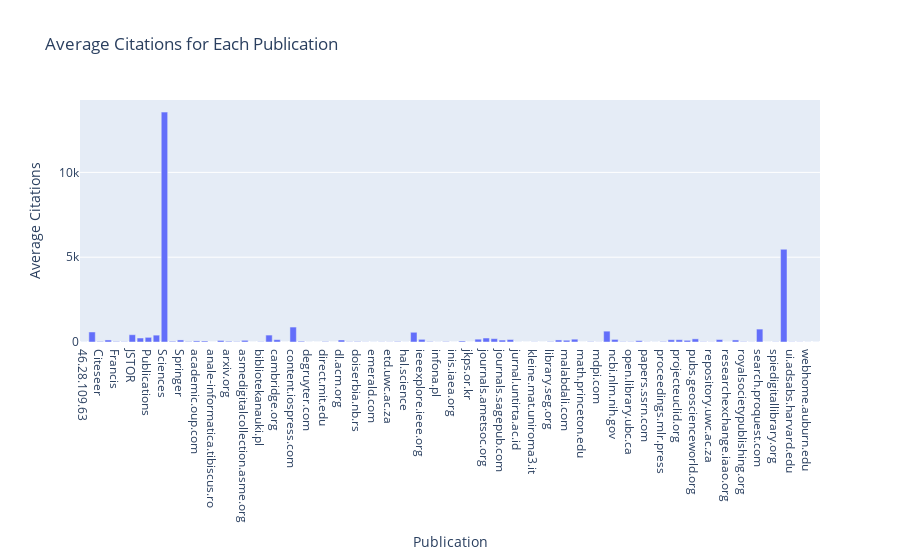

The notebook cell this image was saved under:
### Code cell
# Create a bar chart using Plotly
fig = px.bar(avg_citations_per_publication, x='Publication', y='Num_citation', 
             labels={'Publication': 'Publication', 'Num_citation': 'Average Citations'},
             title='Average Citations for Each Publication')
fig.show()

### Figure 1 — Plotly figure (JSON) as saved in the notebook; plotly's stock layout.template omitted (floating-point values rounded to 4 significant figures)
{"data": [{"alignmentgroup": "True", "hovertemplate": "Publication=%{x}<br>Average Citations=%{y}<extra></extra>", "legendgroup": "", "marker": {"color": "#636efa", "pattern": {"shape": ""}}, "name": "", "offsetgroup": "", "orientation": "v", "showlegend": false, "textposition": "auto", "type": "bar", "x": ["46.28.109.63", "APS", "Citeseer", "Elsevier", "Francis", "IET", "JSTOR", "Library", "Publications", "SIAM", "Sciences", "Scientific", "Springer", "academia.edu", "academic.oup.com", "ams.org", "anale-informatica.tibiscus.ro", "arc.aiaa.org", "arxiv.org", "ascelibrary.org", "asmedigitalcollection.asme.org", "atcm.mathandtech.org", "bibliotekanauki.pl", "books.google.com", "cambridge.org", "ch.whu.edu.cn", "content.iospress.com", "core.ac.uk", "degruyter.com", "dialnet.unirioja.es", "direct.mit.edu", "diva-portal.org", "dl.acm.org", "dml.mathdoc.fr", "doiserbia.nb.rs", "elibrary.ru", "emerald.com", "emis.de", "etd.uwc.ac.za", "grafar.grf.bg.ac.rs", "hal.science", "hindawi.com", "ieeexplore.ieee.org", "ijcaonline.com", "infona.pl", "ingentaconnect.com", "inis.iaea.org", "iopscience.iop.org", "jkps.or.kr", "jmlr.org", "journals.ametsoc.org", "journals.plos.org", "journals.sagepub.com", "jp4.journaldephysique.org", "jurnal.untirta.ac.id", "kar.kent.ac.uk", "kleine.mat.uniroma3.it", "library.iated.org", "library.seg.org", "liebertpub.com", "malabdali.com", "matf.bg.ac.rs", "math.princeton.edu", "math.upenn.edu", "mdpi.com", "nature.com", "ncbi.nlm.nih.gov", "ojs.aaai.org", "open.library.ubc.ca", "opg.optica.org", "papers.ssrn.com", "pastel.hal.science", "proceedings.mlr.press", "proceedings.neurips.cc", "projecteuclid.org", "pubs.aip.org", "pubs.geoscienceworld.org", "repository.kaust.edu.sa", "repository.uwc.ac.za", "research.tue.nl", "researchexchange.iaao.org", "researchgate.net", "royalsocietypublishing.org", "sciendo.com", "search.proquest.com", "sites.uclouvain.be", "spiedigitallibrary.org", "taylorfrancis.com", "ui.adsabs.harvard.edu", "upcommons.upc.edu", "webhome.auburn.edu", "wwwisg.cs.uni-magdeburg.de"], "xaxis": "x", "y": [5, 590.8, 32, 120.1, 29.67, 17, 429.8, 234.7, 275.2, 404.8, 13555, 40.5, 121.5, 25.67, 64.89, 59, 1, 91.14, 41.82, 22, 99.4, 1, 17, 408.5, 139, 1, 881, 45, 3, 2, 28, 1, 119.5, 16, 28, 10, 4, 11, 9, 29, 4, 573, 156.8, 26, 5, 24.5, 2, 58.1, 1, 167, 234.7, 198, 114.2, 148, 5, 1, 10, 1, 22.5, 121, 104, 166, 2, 20, 6.667, 640, 152.5, 18, 17, 81.33, 9, 4, 28.25, 134.7, 135.3, 99.18, 186, 16, 9, 145, 3, 121.2, 19, 8, 761, 2, 12.4, 5468, 11, 9, 5, 3], "yaxis": "y"}], "layout": {"barmode": "relative", "legend": {"tracegroupgap": 0}, "title": {"text": "Average Citations for Each Publication"}, "xaxis": {"anchor": "y", "domain": [0, 1], "title": {"text": "Publication"}}, "yaxis": {"anchor": "x", "domain": [0, 1], "title": {"text": "Average Citations"}}}}
